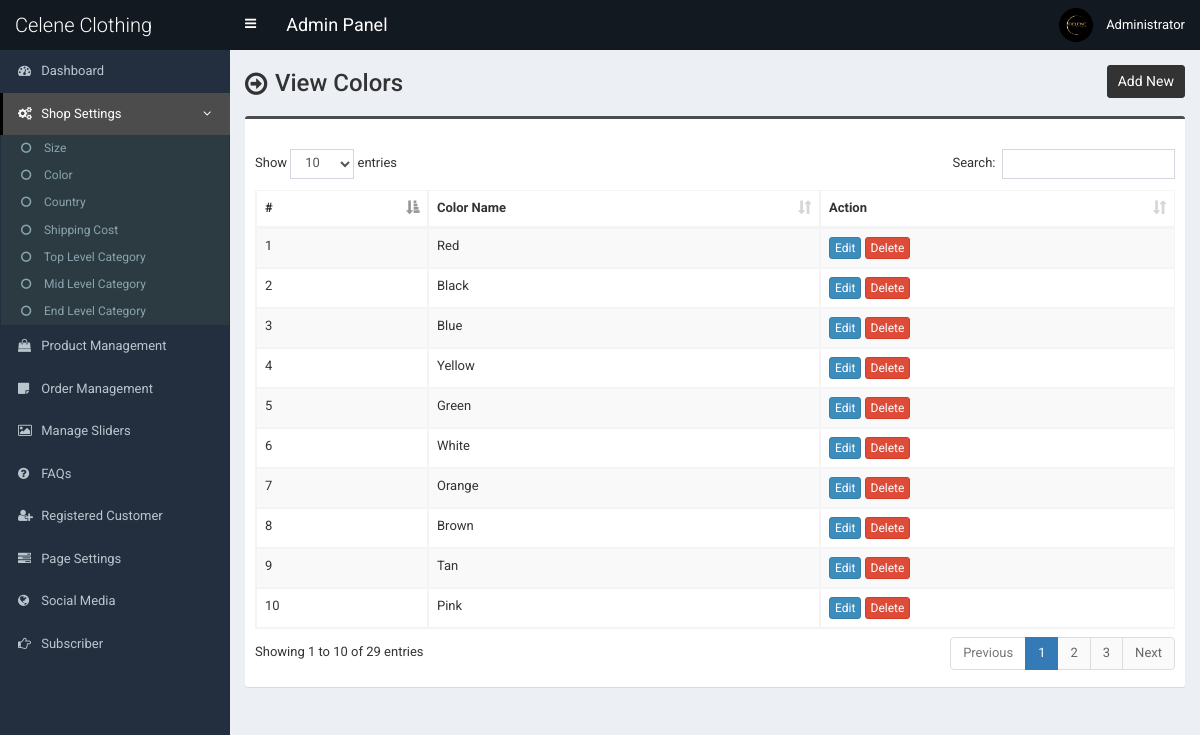
The page /admin/color.php (signed in) on the database its author committed.
### tables this page shows
CREATE TABLE `tbl_color` (
  `color_id` int(11) NOT NULL,
  `color_name` varchar(255) NOT NULL
);

### admin/color.php (the view, shortened to what this page needs)
<?php require_once('header.php'); ?>
<section class="content-header">
	<div class="content-header-left">
		<h1>View Colors</h1>
	</div>
	<div class="content-header-right">
		<a href="color-add.php" class="btn btn-primary btn-sm">Add New</a>
	</div>
</section>
<section class="content">
  <div class="row">
    <div class="col-md-12">
      <div class="box box-info">
        <div class="box-body table-responsive">
          <table id="example1" class="table table-bordered table-hover table-striped">
			<thead>
			    <tr>
			        <th>#</th>
			        <th>Color Name</th>
			        <th>Action</th>
			    </tr>
			</thead>
            <tbody>
            	<?php
            	$i=0;
            	$statement = $pdo->prepare("SELECT * FROM tbl_color ORDER BY color_id ASC");
            	$statement->execute();
            	$result = $statement->fetchAll(PDO::FETCH_ASSOC);
            	foreach ($result as $row) {
            		$i++;
            		?>
					<tr>
	                    <td><?php echo $i; ?></td>
	                    <td><?php echo $row['color_name']; ?></td>
	                    <td>
	                        <a href="color-edit.php?id=<?php echo $row['color_id']; ?>" class="btn btn-primary btn-xs">Edit</a>
	                        <a href="#" class="btn btn-danger btn-xs" data-href="color-delete.php?id=<?php echo $row['color_id']; ?>" data-toggle="modal" data-target="#confirm-delete">Delete</a>
	                    </td>
	                </tr>
            		<?php
            	}
            	?>
            </tbody>
          </table>
        </div>
      </div>
</section>
<?php require_once('footer.php'); ?>

### admin/style.css (style rules this page uses)
body { font-size: 13px; font-family: "Roboto", sans-serif; }
.content-header > h1, .content-header .content-header-left h1 { font-family: "Roboto", sans-serif; }
.box-info { padding-top: 20px; }
.content-header { overflow: hidden; }
.content-header .content-header-left { float: left; padding-top: 5px; }
.content-header .content-header-right { float: right; }
.content-header .content-header-left h1 { margin-top: 0; margin-bottom: 0; padding-left: 30px; padding-bottom: 5px; font-size: 24px; position: relative; }
.content-header .content-header-left h1:before { position: absolute; top: 0; left: 0; font-family: "FontAwesome", sans-serif; font-size: 26px; content: "\f18e"; }
.content-header .content-header-right a { position: relative; font-size: 14px; }
.box.box-info { border-top-color: #4c4c4c; }
.content-header .content-header-right a { background-color: #333333; border-color: #333333; }

### rows shown on the page
tbl_color: color_name "Red"
tbl_color: color_name "Black"
tbl_color: color_name "Blue"
tbl_color: color_name "Yellow"
tbl_color: color_name "Green"
tbl_color: color_name "White"
tbl_color: color_name "Orange"
tbl_color: color_name "Brown"
tbl_color: color_name "Tan"
tbl_color: color_name "Pink"

### other values the page prints
$_SESSION['user']['full_name'] "Administrator"
